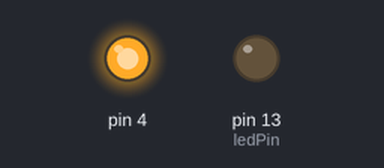
Recording of a sketch running on a simulated Arduino Uno, built with avr-gcc and run on an emulated ATmega328P. On the bench: output pins drawn as LEDs (lit = HIGH). What the sketch prints to the serial monitor is not drawn.

Above: at 0.1 s.
Timing chart, 0 to 4.2 s (numbered marks = the images above):
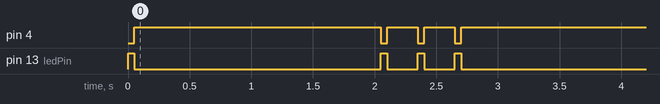

The sketch:

roombaSong2.ino
```cpp
// miss

int ledPin = 13;

#include <SoftwareSerial.h>

inline void dd_pulse(int d = 50){
  digitalWrite(4, LOW);
  digitalWrite(13, HIGH);
  delay(d);
  digitalWrite(4, HIGH);
  digitalWrite(13, LOW);
}

SoftwareSerial serport(2,3);

void setup() {
  pinMode(13, OUTPUT);
  pinMode(2, INPUT);
  pinMode(3, OUTPUT);
  pinMode(4, OUTPUT);
  digitalWrite(4, HIGH);
  digitalWrite(13, LOW);


  Serial.begin(57600);


  dd_pulse();
  delay(2000);
  dd_pulse();
  delay(250);
  dd_pulse();
  delay(250);
  dd_pulse();
  delay(250);

  delay(2000);

  serport.begin(19200);


  serport.print((byte) 128); // start
  serport.print((byte) 130); // control
  //Marioのテーマ
  serport.print((byte) 140);//song
  serport.print((byte) 1);//曲の番号
  serport.print((byte) 11);//音の数15まで

  serport.print((byte) 76);//音
  serport.print((byte) 16);  //長さ
  serport.print((byte) 76);
  serport.print((byte) 16);
  serport.print((byte) 0);
  serport.print((byte) 16);
  serport.print((byte) 76);
  serport.print((byte) 16);
  serport.print((byte) 0);
  serport.print((byte) 16);
  serport.print((byte) 72);
  serport.print((byte) 16);
  serport.print((byte) 76);
  serport.print((byte) 32);
  serport.print((byte) 79);
  serport.print((byte) 32);
  serport.print((byte) 0);
  serport.print((byte) 32);
  serport.print((byte) 67);
  serport.print((byte) 32);
  serport.print((byte) 0);
  serport.print((byte) 32);

  Serial.println(" Song ");
  serport.print((byte) 141);//pray
  serport.print((byte) 1);//
  delay(2000);

}

void loop(){
  int c, cg, vl, cr, h = -1;
  char sen[10];
  char i = 0;
/*
  serport.print((byte) 137);  // drive
  serport.print((byte) 0x00); // speed
  serport.print((byte) 0xc8); //
  serport.print((byte) 0x00); // 回転
  serport.print((byte) 0x01); //
  delay(100);
  serport.print((byte) 139); //LED
  serport.print((byte) 0x04); //DockC
  serport.print((byte) 0); //color Green
  serport.print((byte) 255); //LightPower
  delay(2000);


  //センサー読み取りコマンド
  serport.print((byte) 142);
  serport.print((byte) 3); //

  delay(100); // wait for sensors

  while (serport.available()) {
    c = serport.read();
    sen[i++] = c;
  }

  serport.print((byte) 139); //LED
  serport.print((byte) 0x01); // DIRT
  serport.print((byte) 128); //color Orenge
  serport.print((byte) 255); //LightPower
  delay(2000);

  vl =(sen[1] << 8) + sen[2];// mV  Voltage
  cg =(sen[6] << 8) + sen[7];// mAh Charge
  cr =(sen[3] << 8) + sen[4];// mA  Current 充電中に+、放電時に-
  //mAhとは、～mAを1時間流せるという意味
  h = (cg/cr)*(-1); //残り時間はcg÷cr、となる。

  if(cr<0){
    Serial.print("  Limit: ");
    Serial.println(h);
  }
  else{
    Serial.println(" Charging ");

  }

  serport.print((byte) 139); //LED
  serport.print((byte) 0x02); // SPOT
  serport.print((byte) 0); //color
  serport.print((byte) 225); //LightPower
  delay(2000);


  if(h <= 8 && h != -1){
    Serial.println(" Go Dock! ");
    serport.print((byte) 143);
    delay(50000);
  }

  delay(100);
  serport.print((byte) 139); //LED
  serport.print((byte) 0x08); // RoombaM
  serport.print((byte) 128); //color
  serport.print((byte) 255); //LightPower
  delay(2000);

  serport.print((byte) 137); // drive
  serport.print((byte) 0x00); // speed
  serport.print((byte) 0xc8); // 200
  serport.print((byte) 0x80); //前進
  serport.print((byte) 0x00); //
  delay(500);

  serport.print((byte) 137); // drive
  serport.print((byte) 0xff); // speed
  serport.print((byte) 0x38); // back -200
  serport.print((byte) 0x80); //
  serport.print((byte) 0x00); //
  delay(500);

  serport.print((byte) 137); // drive
  serport.print((byte) 0x00); // speed
  serport.print((byte) 0x00); // stop
  serport.print((byte) 0x80); //
  serport.print((byte) 0x00); //
  delay(500);
*/
}
```
